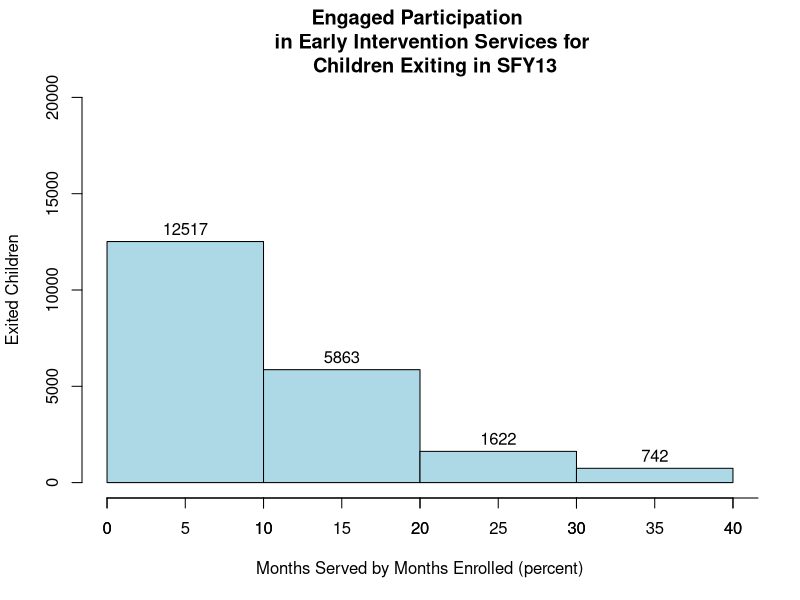
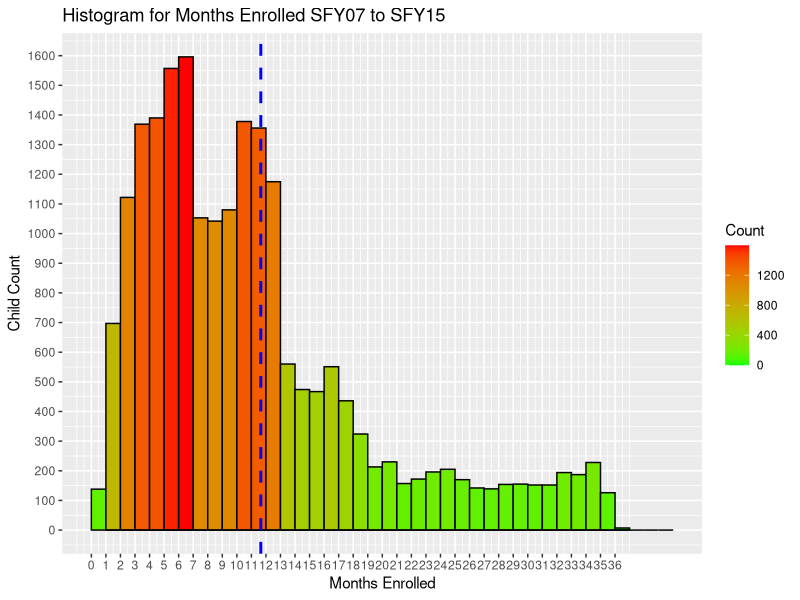
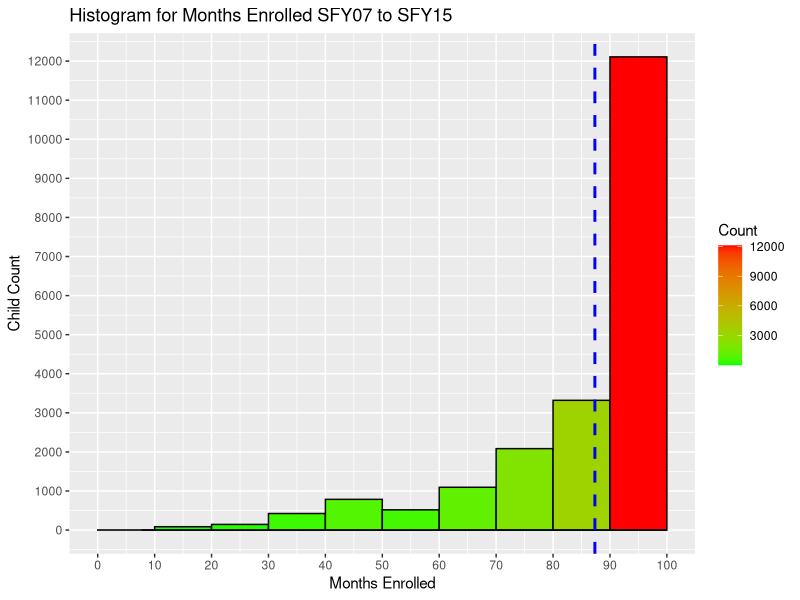

R code for these plots, in order: (Note: this script raises an error after producing the figures.)
#STATE 2007 to 2015

dat <- read.csv("2007 to now SI.csv",header=TRUE)

head(dat)
str(dat)
names(dat)

hist(dat$months_served, breaks=5,
     #probability = TRUE,
     col="lightblue",
     labels=TRUE,
     ylim=c(0, 20000),
     xlab="Months Served by Months Enrolled (percent)",
     ylab="Exited Children",
     main="Engaged Participation 
     in Early Intervention Services for 
     Children Exiting in SFY13")
axis(side=1, at=seq(0,100, 5),
     text(50, 2500, "Average 86.76% / Min 0% / Max 100%",
          cex = .8),
     text(50, 2400, "Total Exited Children 3740",
          cex = .8))
text(50, 285, "Total Exited: 501",
     cex = .8)


data_2007 = read.csv("2007 to now SI.csv")
summary(data_2007)

# Set up the x y variables
install.packages("ggplot2")
library(ggplot2)
enrolled <- (data_2007$enrollment_months)
served <- (data_2007$months_served)
ggplot(data=data_2007, aes(data_2007$enrollment_months)) + 
  geom_histogram(breaks=seq(0, 40, by =1), 
                 col="black", 
                 aes(fill=..count..)) +
  scale_fill_gradient("Count", low = "green", high = "red") +
  geom_density(col=1) + labs(title="Histogram for Months Enrolled SFY07 to SFY15") + scale_x_continuous(breaks=seq(0,36,1)) +
  scale_y_continuous(breaks=seq(0,25000,100)) +
  labs(x="Months Enrolled", y="Child Count") +
  geom_vline(aes(xintercept=mean(data_2007$enrollment_months, na.rm=T)),
             color="blue", linetype="dashed", size=1)

# Percentage
data_2007 = read.csv("2007 to now SI.csv")
summary(data_2007)

# Set up the x y variables
#install.packages("ggplot2")
library(ggplot2)
enrolled <- (data_2007$percent)
served <- (data_2007$months_served)
ggplot(data=data_2007, aes(data_2007$percent)) + 
  geom_histogram(breaks=seq(0, 100, by =10), 
                 col="black", 
                 aes(fill=..count..)) +
  scale_fill_gradient("Count", low = "green", high = "red") +
  geom_density(col=1) + labs(title="Histogram for Months Enrolled SFY07 to SFY15") + scale_x_continuous(breaks=seq(0,100,10)) +
  scale_y_continuous(breaks=seq(0,25000,1000)) +
  labs(x="Months Enrolled", y="Child Count") +
  geom_vline(aes(xintercept=mean(data_2007$percent, na.rm=T)),
             color="blue", linetype="dashed", size=1)


plot(data_2007$gender)
